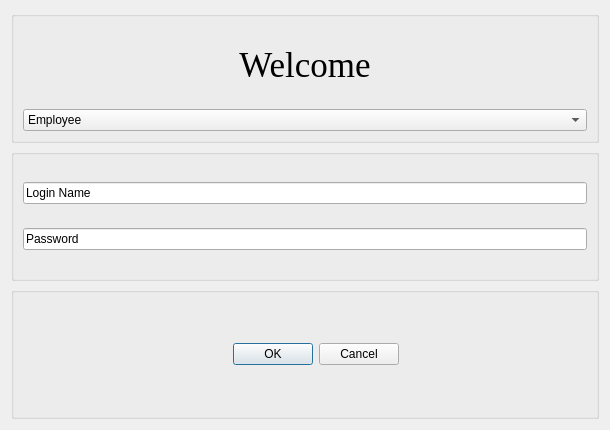
<?xml version="1.0" encoding="UTF-8"?>
<ui version="4.0">
 <class>Dialog</class>
 <widget class="QDialog" name="Dialog">
  <property name="geometry">
   <rect>
    <x>0</x>
    <y>0</y>
    <width>610</width>
    <height>430</height>
   </rect>
  </property>
  <property name="windowTitle">
   <string>Dialog</string>
  </property>
  <layout class="QVBoxLayout" name="verticalLayout_3">
   <item>
    <widget class="QGroupBox" name="welcomeGroupBox">
     <property name="title">
      <string/>
     </property>
     <layout class="QVBoxLayout" name="verticalLayout">
      <item>
       <widget class="QLabel" name="label">
        <property name="font">
         <font>
          <family>Times New Roman</family>
          <pointsize>26</pointsize>
         </font>
        </property>
        <property name="text">
         <string>Welcome</string>
        </property>
        <property name="alignment">
         <set>Qt::AlignCenter</set>
        </property>
       </widget>
      </item>
      <item>
       <widget class="QComboBox" name="loginType">
        <property name="maximumSize">
         <size>
          <width>16777215</width>
          <height>16777215</height>
         </size>
        </property>
        <property name="currentText">
         <string>Employee</string>
        </property>
        <property name="frame">
         <bool>true</bool>
        </property>
        <item>
         <property name="text">
          <string>Employee</string>
         </property>
        </item>
        <item>
         <property name="text">
          <string>Staff</string>
         </property>
        </item>
        <item>
         <property name="text">
          <string>Student</string>
         </property>
        </item>
        <item>
         <property name="text">
          <string>Admin</string>
         </property>
        </item>
       </widget>
      </item>
     </layout>
    </widget>
   </item>
   <item>
    <widget class="QGroupBox" name="loginGroupBox">
     <property name="title">
      <string/>
     </property>
     <layout class="QVBoxLayout" name="verticalLayout_2">
      <item>
       <widget class="QLineEdit" name="loginNameLine">
        <property name="text">
         <string>Login Name</string>
        </property>
       </widget>
      </item>
      <item>
       <widget class="QLineEdit" name="LoginPasswordLine">
        <property name="text">
         <string>Password</string>
        </property>
       </widget>
      </item>
     </layout>
    </widget>
   </item>
   <item>
    <widget class="QGroupBox" name="bottonGroupBox">
     <property name="title">
      <string/>
     </property>
     <layout class="QHBoxLayout" name="horizontalLayout_2">
      <item>
       <spacer name="horizontalSpacer_2">
        <property name="orientation">
         <enum>Qt::Horizontal</enum>
        </property>
        <property name="sizeHint" stdset="0">
         <size>
          <width>172</width>
          <height>20</height>
         </size>
        </property>
       </spacer>
      </item>
      <item>
       <widget class="QDialogButtonBox" name="buttonBox">
        <property name="orientation">
         <enum>Qt::Horizontal</enum>
        </property>
        <property name="standardButtons">
         <set>QDialogButtonBox::Cancel|QDialogButtonBox::Ok</set>
        </property>
       </widget>
      </item>
      <item>
       <spacer name="horizontalSpacer">
        <property name="orientation">
         <enum>Qt::Horizontal</enum>
        </property>
        <property name="sizeHint" stdset="0">
         <size>
          <width>40</width>
          <height>20</height>
         </size>
        </property>
       </spacer>
      </item>
     </layout>
    </widget>
   </item>
  </layout>
 </widget>
 <resources/>
 <connections>
  <connection>
   <sender>buttonBox</sender>
   <signal>accepted()</signal>
   <receiver>Dialog</receiver>
   <slot>accept()</slot>
   <hints>
    <hint type="sourcelabel">
     <x>399</x>
     <y>384</y>
    </hint>
    <hint type="destinationlabel">
     <x>157</x>
     <y>274</y>
    </hint>
   </hints>
  </connection>
  <connection>
   <sender>buttonBox</sender>
   <signal>rejected()</signal>
   <receiver>Dialog</receiver>
   <slot>reject()</slot>
   <hints>
    <hint type="sourcelabel">
     <x>399</x>
     <y>384</y>
    </hint>
    <hint type="destinationlabel">
     <x>286</x>
     <y>274</y>
    </hint>
   </hints>
  </connection>
 </connections>
</ui>
